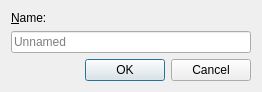
<?xml version="1.0" encoding="UTF-8"?>
<ui version="4.0">
 <author>GOU Lingfeng</author>
 <class>gapr::fix::RenameNeuronDialog</class>
 <widget class="QDialog" name="gapr::fix::RenameNeuronDialog">
  <property name="geometry">
   <rect>
    <x>0</x>
    <y>0</y>
    <width>320</width>
    <height>160</height>
   </rect>
  </property>
  <property name="windowTitle">
   <string>Rename Neuron</string>
  </property>
  <layout class="QVBoxLayout" name="verticalLayout">
   <property name="sizeConstraint">
    <enum>QLayout::SetFixedSize</enum>
   </property>
   <item>
    <widget class="QLabel" name="label">
     <property name="minimumSize">
      <size>
       <width>240</width>
       <height>0</height>
      </size>
     </property>
     <property name="text">
      <string>&amp;Name:</string>
     </property>
     <property name="buddy">
      <cstring>name</cstring>
     </property>
    </widget>
   </item>
   <item>
    <widget class="QLineEdit" name="name">
     <property name="placeholderText">
      <string>Unnamed</string>
     </property>
     <property name="clearButtonEnabled">
      <bool>true</bool>
     </property>
    </widget>
   </item>
   <item>
    <widget class="QDialogButtonBox" name="button_box">
     <property name="orientation">
      <enum>Qt::Horizontal</enum>
     </property>
     <property name="standardButtons">
      <set>QDialogButtonBox::Cancel|QDialogButtonBox::Ok</set>
     </property>
    </widget>
   </item>
  </layout>
 </widget>
 <resources/>
 <connections>
 </connections>
</ui>
